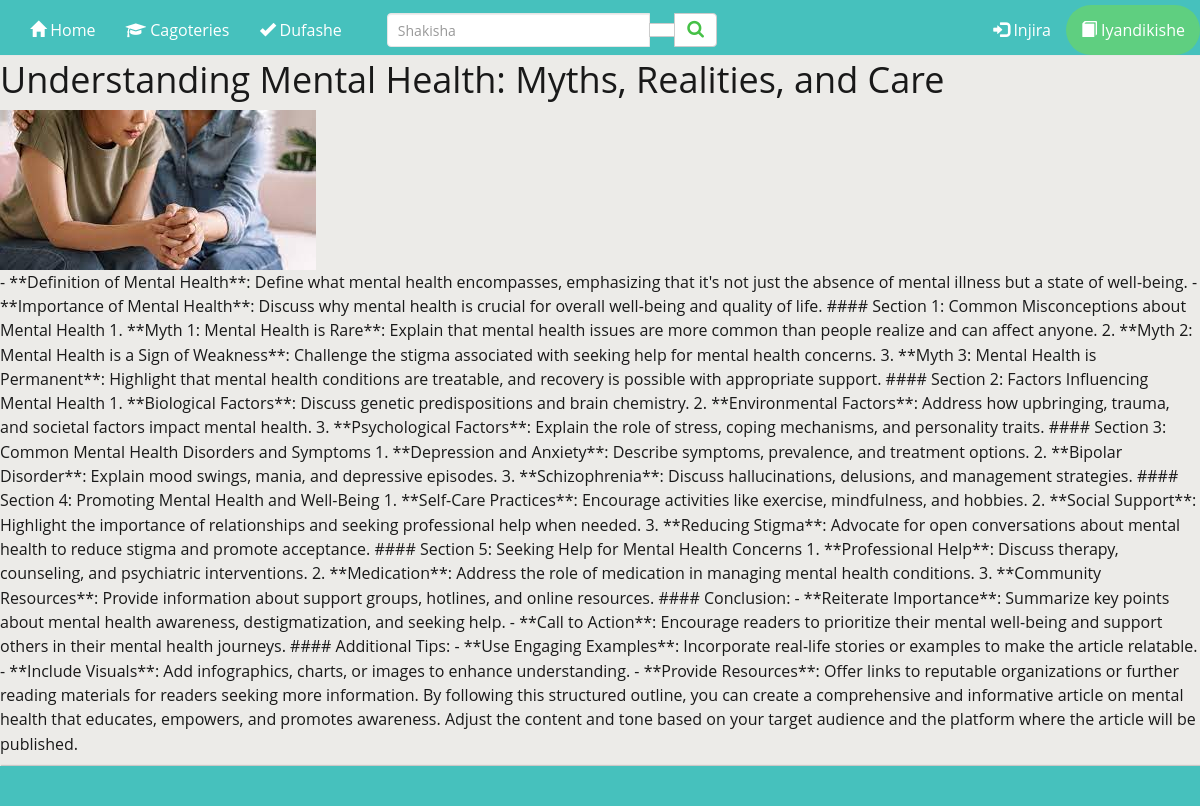
The app's page /article/1/ with its own data.
### core/models.py (models this page shows, shortened)
class Article(models.Model):
    title = models.CharField(max_length=255)
    content = models.TextField()
    image = models.ImageField(upload_to='article_images/')
    created_at = models.DateTimeField(auto_now_add=True)
    updated_at = models.DateTimeField(auto_now=True)

### core/views.py (the view)
# urls.py: path('article/<int:pk>/', views.article_detail, name='article_detail'),
def article_detail(request, pk):
    article = get_object_or_404(Article, pk=pk)
    return render(request, 'article/article_detail.html', {'article': article})

### templates/article/article_detail.html
{% extends 'base.html' %}
{% block content %}
<body>
    <h1>{{ article.title }}</h1>
    <img src="{{ article.image.url }}" alt="Article Image">
    <p>{{ article.content }}</p>
</body>
{% endblock %}

### templates/base.html (shortened to what this page needs)
{% load static %}
<!DOCTYPE html>
<html lang="en">
<head>
    <link rel="stylesheet" href="{% static 'css/bootstrap.min.css' %}">
    <link rel="stylesheet" href="{% static 'css/style.css' %}">
    <link rel="stylesheet" href="{% static 'css/responsive.css' %}">
    <link rel="stylesheet" href="{% static 'font-awesome/css/font-awesome.min.css' %}">
    <link rel="stylesheet" href="{% static 'linearicons/style.css' %}">
    <link rel="stylesheet" href="{% static 'css/toastr.min.css' %}">
</head>
<body>
    <header>
        <nav class="navbar navbar-default navbar-fixed-top" role="navigation">
            <div class="container">
                <div class="collapse navbar-collapse" id="myNavbar">
                    <ul class="nav navbar-nav navbar-left">
                        <li><a href="/" class="active"><span class="glyphicon glyphicon-home"></span> Home</a></li>
                        <li class="dropdown">
                            <a href="/" class="dropdown-toggle" data-toggle="dropdown">
                            <span class="fa fa-graduation-cap"></span> Cagoteries </a>
                        </li>
                        <li><a href="/dufashe"><span class="glyphicon glyphicon-ok"></span> Dufashe</a></li>
                    </ul>
                    <div class="col-sm-3 col-md-4 searchform">
                        <form class="navbar-form" role="search" action="/search" method="get">
                            <div style="display:table;" class="input-group">
                                <input type="search" onKeyUp="fx(this.value)" autocomplete="off" class="form-control search-input" name="qu" id="qu" placeholder="Shakisha">
                                <div style="width: 1%;" class="input-group-btn ">
                                    <button type="button" class="btn btn-default textbox-clr" id="textbox-clr" onClick="lightbg_clr()"></button>
                                    <button class="btn btn-default query-submit" type="submit" name="submit" alt="Shakisha" title="Shakisha"><i class="fa fa-search" style="font-size: 18px;color: #46c147;"></i></button>
                                </div>
                            </div>
                        </form>
                    </div>
                    <ul class="nav navbar-nav navbar-right">
                        <li><a href="/login"><span class="glyphicon glyphicon-log-in"></span> Injira</a></li>
                        <li class="btn-trial"><a href="/register"><span class="glyphicon glyphicon-book"></span> Iyandikishe</a></li>
                    </ul>
                </div>
            </div>
        </nav>
    </header>
    <main>
        {% block content %}
        {% endblock %}
    </main>
    <footer>
    </footer>
</body>
</html>

### static/css/style.css (style rules this page uses)
* { margin: 0; padding: 0; box-sizing: border-box; }
body { line-height: 1.52; color: #191919; font-size: 16px; font-family: 'Open Sans', sans-serif; font-weight: 400; margin-top: 60px; background-color: #ECEBE8; }
a { text-decoration: none; color: #069; }
.navbar .navbar-collapse { text-align: center; }
.navbar-fixed-top { background-color: #46c1bd; padding: 0; }
.navbar-left, .searchform, .navbar-right { padding-top: 5px; }
.navbar-default .navbar-nav>li>a { color: #fff; }
.btn-trial a { background-color: #5FCF80; border-radius: 25px; }
.search-input { border: 1px solid #E5E5E5; padding: 10px; box-sizing: border-box; }
footer { background-color: #46c1bd; box-shadow: 2px 0px 1px 1px rgba(0, 0, 0, 0.15); box-sizing: border-box; width: auto; text-align: left; font: bold 16px sans-serif; padding: 20px 50px; margin-top: 3px; }

### static/css/responsive.css (style rules this page uses)
@media all and (max-width: 1200px) { .container { width: 100%; } }

### records on screen
Article: title "Understanding Mental Health: Myths, Realities, and Care", image (picture), content "- **Definition of Mental Health**: Define what mental health encompasses, emphasizing that it's not just the absence of mental illness but a state of well-being. - **Importance of Mental Health**: Discuss why mental health is crucial for overall well-being and quality of life. #### Section 1: Common Misconceptions about Mental Health 1. **Myth 1: Mental Health is Rare**: Explain that mental health issues are more common than people realize and can affect anyone. 2. **Myth 2: Mental Health is a Sign of Weakness**: Challenge the stigma associated with seeking help for mental health concerns. 3. **Myth 3: Mental Health is Permanent**: Highlight that mental health conditions are treatable, and…"
